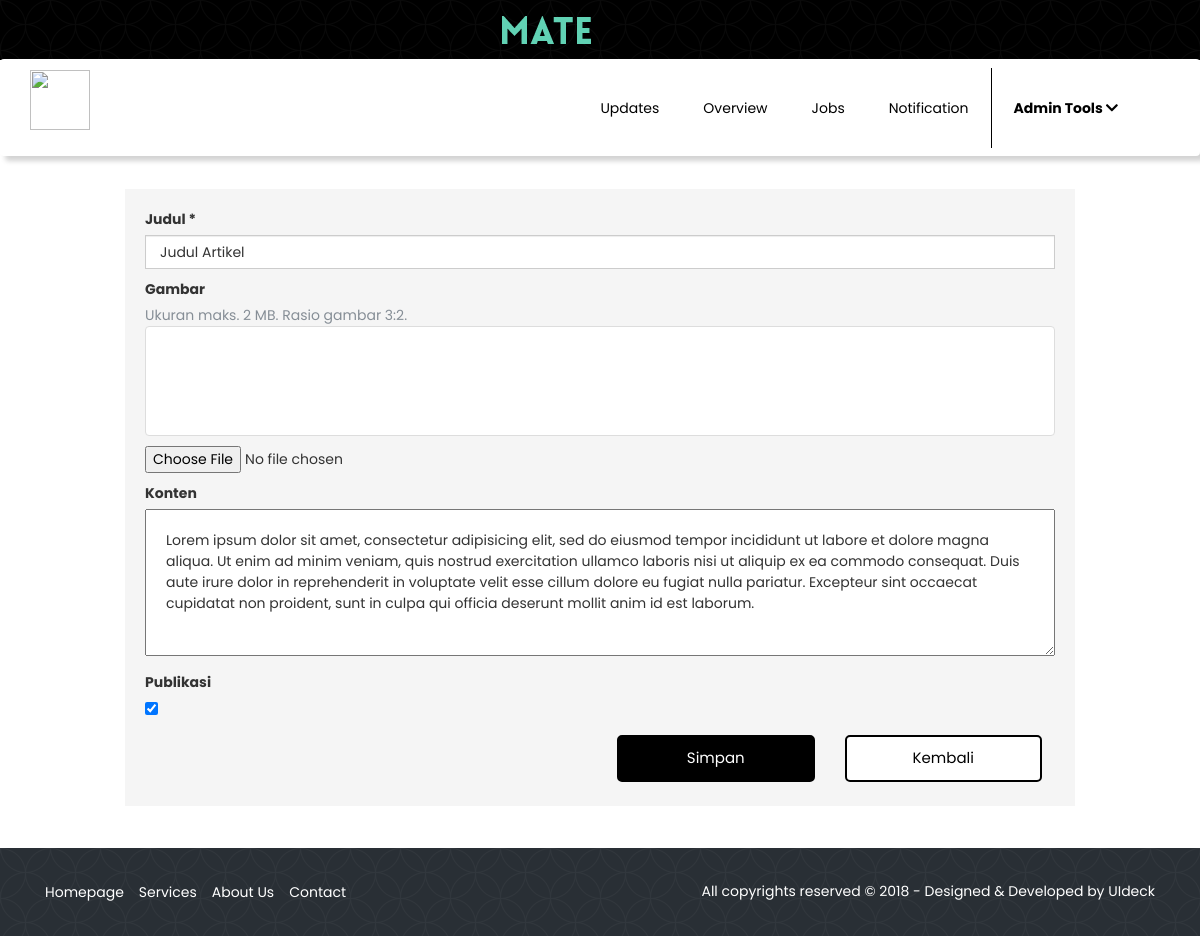
Page /company/updates/edit/1 on the committed database.
### tables this page shows
CREATE TABLE `company_update` (
  `id_company_update` int(11) NOT NULL,
  `id_company` int(11) NOT NULL,
  `title` varchar(200) NOT NULL,
  `content` text,
  `image` varchar(100) DEFAULT NULL,
  `status` tinyint(1) NOT NULL DEFAULT '1' COMMENT '0: draft, 1: publish',
  `created_at` timestamp NOT NULL DEFAULT CURRENT_TIMESTAMP ON UPDATE CURRENT_TIMESTAMP
);

### application/controllers/CompanyMember.php (called while the page is built, shortened)
<?php
class CompanyMember extends CI_Controller
{
	public function __construct()
	{
		$this->load->helper('url');
		$this->load->helper('form');
		$this->load->library('form_validation');
		$this->load->library('session');
		$this->load->model('company_member_models/CompanyUpdatesModel');
		$this->load->model('company_member_models/CompanyJobVacancyModel');
	}
	public function edit_updates($id_company_update)
	{
		$data['company_update'] = $this->CompanyUpdatesModel->edit($id_company_update);
		$this->load->view('skin/front_end/header_company_page_topbar');
		$this->load->view('skin/front_end/navbar_company_page');
		$this->load->view('content_front_end/company_updates_page_edit', $data);
		$this->load->view('skin/front_end/footer_company_page');
	}
}

### index.php (called while the page is built, shortened)
<?php
require_once BASEPATH.'core/CodeIgniter.php';

### application/models/company_member_models/CompanyUpdatesModel.php (called while the page is built, shortened)
<?php
	class CompanyUpdatesModel extends CI_Model
	{
		public function edit($id_company_update)
		{
			$query = $this->db->get_where('company_update', array('id_company_update' => $id_company_update));
			return $query->row();
		}
	}

### application/views/content_front_end/company_updates_page_edit.php (the view, shortened to what this page needs)
<div class="container">
	<div class="row">
		<div class="col-lg-1"></div>
		<div class="col-lg-10" style="background: whitesmoke; padding: 20px; width: 100%;">
			<div class="row">
				<div class="col-md-12">
					<form role="form" enctype="multipart/form-data" action="<?php echo site_url('company/updates/update/' . $company_update->id_company_update);?>" method="POST" enctype="multipart/form-data">
						<div class="row">
							<div class="col-md-12">
								<div class="form-group">
									<label>Judul *</label>
									<input type="text" name="title" class="form-control" value="<?php echo $company_update->title; ?>" required>
								</div>
								<div class="form-group image-updates">
									<label>Gambar</label>
									<div class="text-muted">Ukuran maks. 2 MB. Rasio gambar 3:2.</div>
									<div id="image_preview" class="thumbnail" style="margin-bottom: 10px;">
										<figure class="image-bg" style="background-image: url('<?php echo base_url('asset/img/upload_img_company_updates/') . $company_update->image;?>')";></figure>
									</div>
									<input type="file" name="image" accept="image/*" id="image-browse">
								</div>
								<div class="form-group">
									<label>Konten</label>
									<div class='box-body pad'>
										<textarea style="padding: 20px; width: 100%;" placeholder="Artikel, Ide, atau Aktivitas . . ." required name="content" rows="5"><?php
				                            echo $company_update->content;
				                        ?></textarea>
				                        <br>
									</div>
				                </div>
								<div class="form-group">
									<label>Publikasi</label>
									<br>
									<input type="checkbox" name="status" value="1" <?php echo $company_update->status==1 ? "checked" : ""; ?> >
								</div>
							</div>
						</div>
						<div class="row">
							<div class="col-md-12">
								<div class="col-md-3" style="float: right;">
									<a href="<?php echo site_url('company/updates'); ?>" class="button button2">Kembali</a>
								</div>
								<div class="col-md-3" style="float: right;">
									<button type="submit" class="button button1"><i class="fa fa-send"></i>Simpan</button>
								</div>
							</div>
						</div>
					</form>
				</div>
			</div>
		</div>
		<div class="col-lg-1"></div>
	</div>
	<br><br>
</div>

### asset/Template Company Profile/css/main.css (style rules this page uses)
body { font-family: 'Poppins', sans-serif; color: #333; font-size: 14px; font-weight: 400; background: #fff; overflow-x: hidden; }
html { overflow-x: hidden; }
a { -webkit-transition: all 0.2s linear; -moz-transition: all 0.2s linear; -o-transition: all 0.2s linear; transition: all 0.2s linear; }
.form-control { width: 100%; margin-bottom: 10px; padding: 14px; border-color: #fff; border-radius: 0px; color: #fff; background: transparent; font-size: 14px; -webkit-transition: all 0.3s; -moz-transition: all 0.3s; transition: all 0.3s; }

### asset/css/company-member.css (style rules this page uses)
.button { background-color: #4CAF50; border: none; border-radius: 5px; width: 100%; color: white; padding: 10px 30px; text-align: center; text-decoration: none; display: inline-block; font-size: 15px; margin: 4px 2px; -webkit-transition-duration: 0.4s; transition-duration: 0.4s; cursor: pointer; }
.button1 { background-color: black; color: white; border: 2px solid black; }
.button2 { background-color: white; color: black; border: 2px solid black; }
.form-control { color: #333; border-color: #ccc; background-color: #fff; }
.image-bg { background-size: cover; background-position: center; background-repeat: no-repeat; }
.image-updates .image-bg { width: 150px; height: 100px; }
figure { margin-bottom: 0px; }

### rows in the picture
company_update: title "Judul Artikel", content "Lorem ipsum dolor sit amet, consectetur adipisicing elit, sed do eiusmod tempor incididunt ut labore et dolore magna aliqua. Ut enim ad minim veniam, quis nostrud exercitation ullamco laboris nisi ut aliquip ex ea commodo consequat. Duis aute irure dolor in reprehenderit in voluptate velit esse cillum dolore eu fugiat nulla pariatur. Excepteur sint occaecat cupidatat non proident, sunt in culpa qui officia deserunt mollit anim id est laborum.", status "☑"
